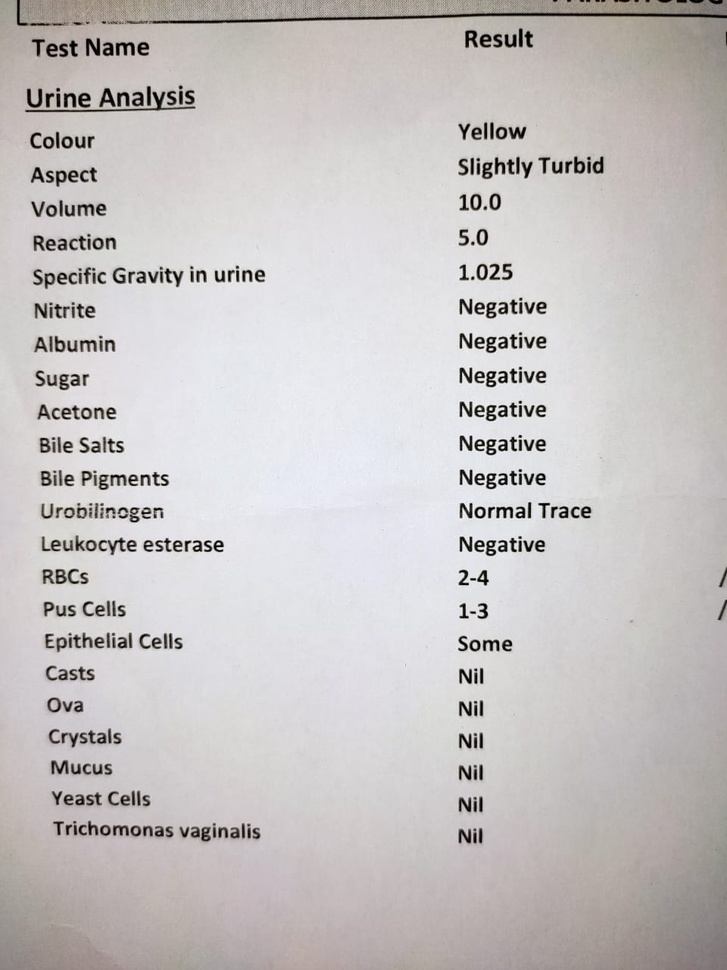
#> input picture OCR/new/ts8.jpeg, 727 x 970 px, shrunk from 960 x 1280 before the run, given in place of ts8.jpg, which was not available
$ jupyter execute --allow-errors ocr.ipynb   (text cells are left out)
#> lines starting #> are read from the running program, lines starting #| are printed output that depends on the picture; after the words box and inside, x2 and y2 are one past the last pixel; in counts of white or black regions, pixels touching at a corner belong together; pictures that were not available may be replaced by others from this repository, and a replacement may not be noted
[cell 1]
import cv2

import numpy as np
from matplotlib import pyplot as plt

[cell 2]
img = cv2.imread('ts8.jpg')
#> img is the input picture: shape (970, 727, 3); mean B, G, R 195.3, 195.4, 199.2

[cell 3]
def grayscale(image):
    return cv2.cvtColor(image, cv2.COLOR_BGR2GRAY)

[cell 4]
gray_image = grayscale(img)

[cell 5]
thresh, im_bw = cv2.threshold(gray_image, 150, 160, cv2.THRESH_BINARY)
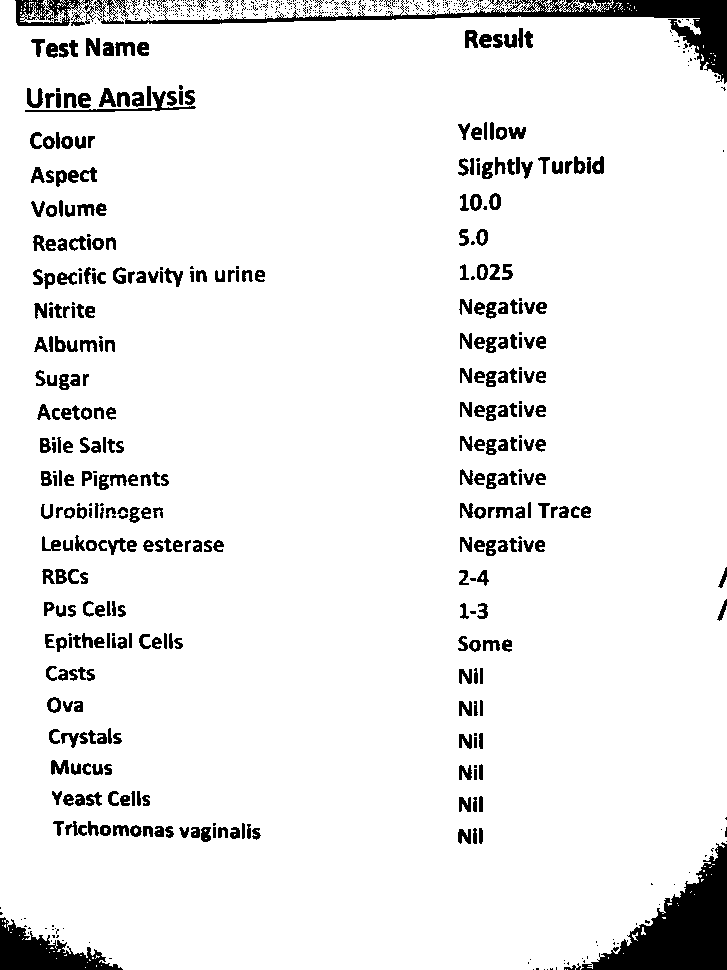
#> im_bw: shape (970, 727); values 0 (black) and 160 (white), 92.8% white; 791 black regions (435 under 20 px), largest, box (x1, y1, x2, y2) and area: (581, 842, 727, 970) 8208, (125, 0, 727, 84) 6894, (0, 917, 123, 970) 3067

[cell 6]
def thick_font(image):
    import numpy as np
    image = cv2.bitwise_not(image)
    kernel = np.ones((2,2),np.uint8)
    image = cv2.dilate(image, kernel, iterations=1)
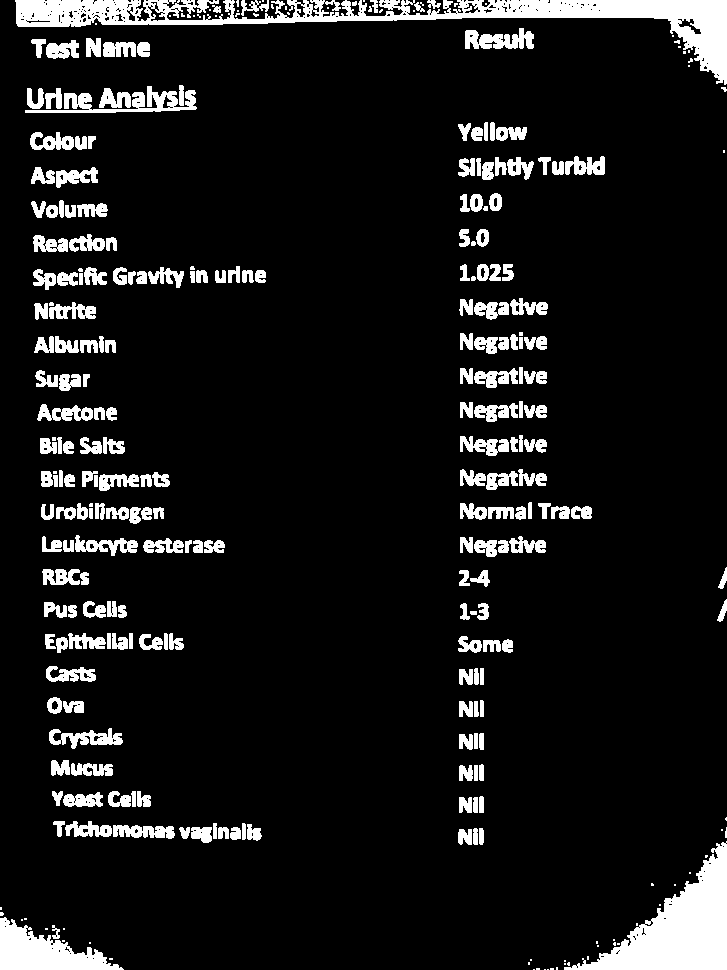
#> image: shape (970, 727); values 95 (black) and 255 (white), 9.6% white; 290 white regions (74 under 20 px), largest, box (x1, y1, x2, y2) and area: (15, 0, 727, 85) 13540, (564, 841, 727, 970) 8559, (0, 917, 124, 970) 3356
    image = cv2.bitwise_not(image)
    return (image)

$ run again, with OCR/new/last.jpg copied over OCR/new/ts8.jpeg
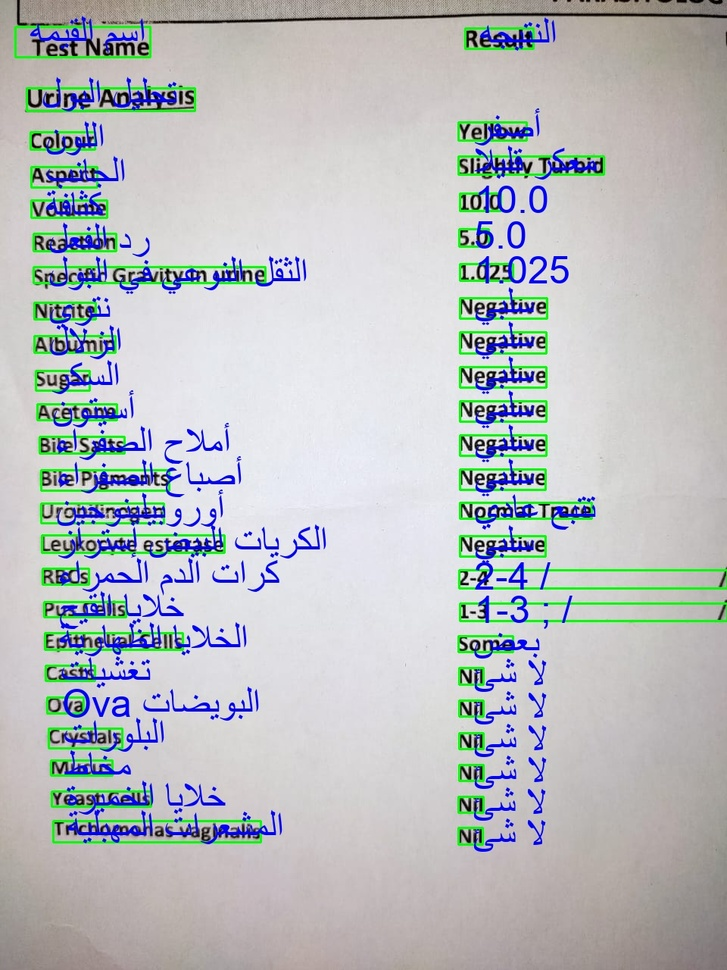
#> input picture OCR/new/last.jpg, 727 x 970 px, shrunk from 960 x 1280 before the run, given in place of ts8.jpg, which was not available
#> img is the input picture: shape (970, 727, 3); mean B, G, R 191.8, 190.2, 186.2
#> `thresh, im_bw = cv2.threshold(gray_image, 150, 160, cv2.THRESH_BINARY)`:
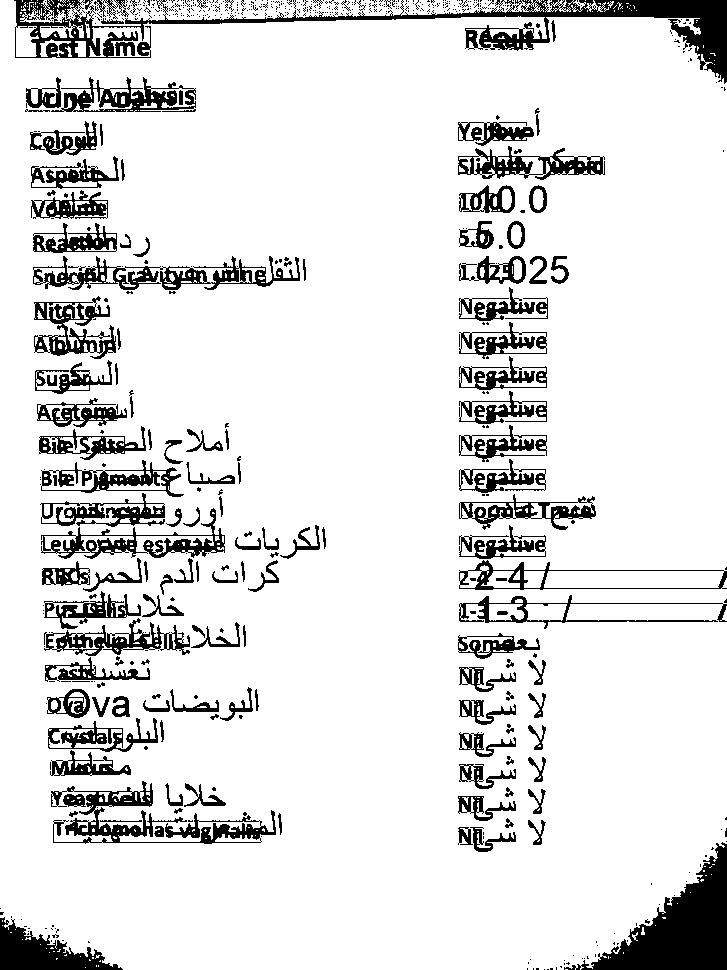
#> im_bw: shape (970, 727); values 0 (black) and 160 (white), 88% white; 648 black regions (500 under 20 px), largest, box (x1, y1, x2, y2) and area: (14, 0, 727, 84) 11208, (564, 842, 727, 970) 8250, (51, 781, 276, 844) 3668
#> in thick_font, `image = cv2.dilate(image, kernel, iterations=1)`:
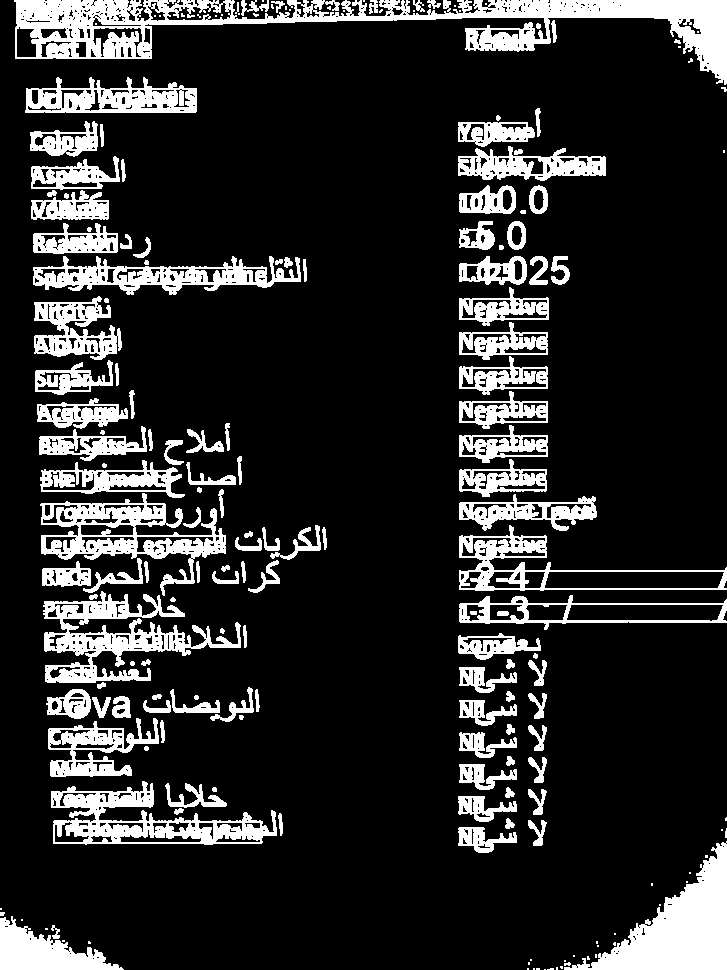
#> image: shape (970, 727); values 95 (black) and 255 (white), 16.5% white; 192 white regions (58 under 20 px), largest, box (x1, y1, x2, y2) and area: (14, 0, 727, 85) 17961, (564, 841, 727, 970) 8568, (43, 591, 241, 683) 6467
